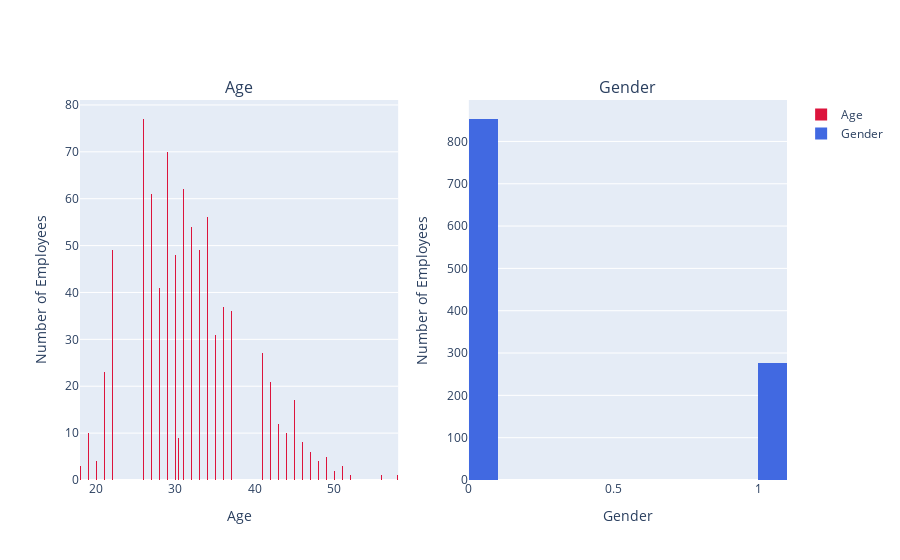

Here is the notebook cell this chart was saved with:
### Code cell
import plotly.graph_objects as go
from plotly.subplots import make_subplots
import pandas as pd

# load the data
PATH     = '../datasets/'
CSV_FILE = 'employee_turnover.csv'
df       = pd.read_csv(PATH + CSV_FILE)
pd.set_option('display.max_columns', None)
pd.set_option('display.width', 1000)

# create 1 by 2 figure of 2 subplots
fig = make_subplots(rows=1, cols=2,
                    # indicate the position of the first plot
                    start_cell="bottom-left",
                    subplot_titles=["Age", "Gender"])

# create histograms and add them to the figure
fig.add_trace(go.Histogram(
    x=df['age'],
    name='Age',
    marker=dict(color='crimson'),           
    xbins=dict(start=0, end=100, size=0.1)),  # define bins
    row=1, col=1)

fig.add_trace(go.Histogram(
    x=df['gender'],
    name='Gender',
    marker=dict(color='royalblue'),
    xbins=dict(start=0, end=2, size=0.1)),
    row=1, col=2)

# Update x-axis properties
fig.update_xaxes(title_text="Age", row=1, col=1)
fig.update_xaxes(title_text="Gender", row=1, col=2)

# Update y-axis properties
fig.update_yaxes(title_text="Number of Employees", row=1, col=1)
fig.update_yaxes(title_text="Number of Employees", row=1, col=2)

# show the histograms
fig.show()

### Figure 1 — Plotly figure (JSON) as saved in the notebook; plotly's stock layout.template omitted (floating-point values rounded to 4 significant figures; data arrays with more than 128 entries replaced by an {"elided": "..."} marker saying what was removed)
{"data": [{"marker": {"color": "crimson"}, "name": "Age", "x": {"elided": "1129 float values"}, "xbins": {"end": 100, "size": 0.1, "start": 0}, "type": "histogram", "xaxis": "x", "yaxis": "y"}, {"marker": {"color": "royalblue"}, "name": "Gender", "x": {"elided": "1129 int values"}, "xbins": {"end": 2, "size": 0.1, "start": 0}, "type": "histogram", "xaxis": "x2", "yaxis": "y2"}], "layout": {"xaxis": {"anchor": "y", "domain": [0.0, 0.45], "title": {"text": "Age"}}, "yaxis": {"anchor": "x", "domain": [0.0, 1.0], "title": {"text": "Number of Employees"}}, "xaxis2": {"anchor": "y2", "domain": [0.55, 1.0], "title": {"text": "Gender"}}, "yaxis2": {"anchor": "x2", "domain": [0.0, 1.0], "title": {"text": "Number of Employees"}}, "annotations": [{"font": {"size": 16}, "showarrow": false, "text": "Age", "x": 0.225, "xanchor": "center", "xref": "paper", "y": 1.0, "yanchor": "bottom", "yref": "paper"}, {"font": {"size": 16}, "showarrow": false, "text": "Gender", "x": 0.775, "xanchor": "center", "xref": "paper", "y": 1.0, "yanchor": "bottom", "yref": "paper"}]}}
